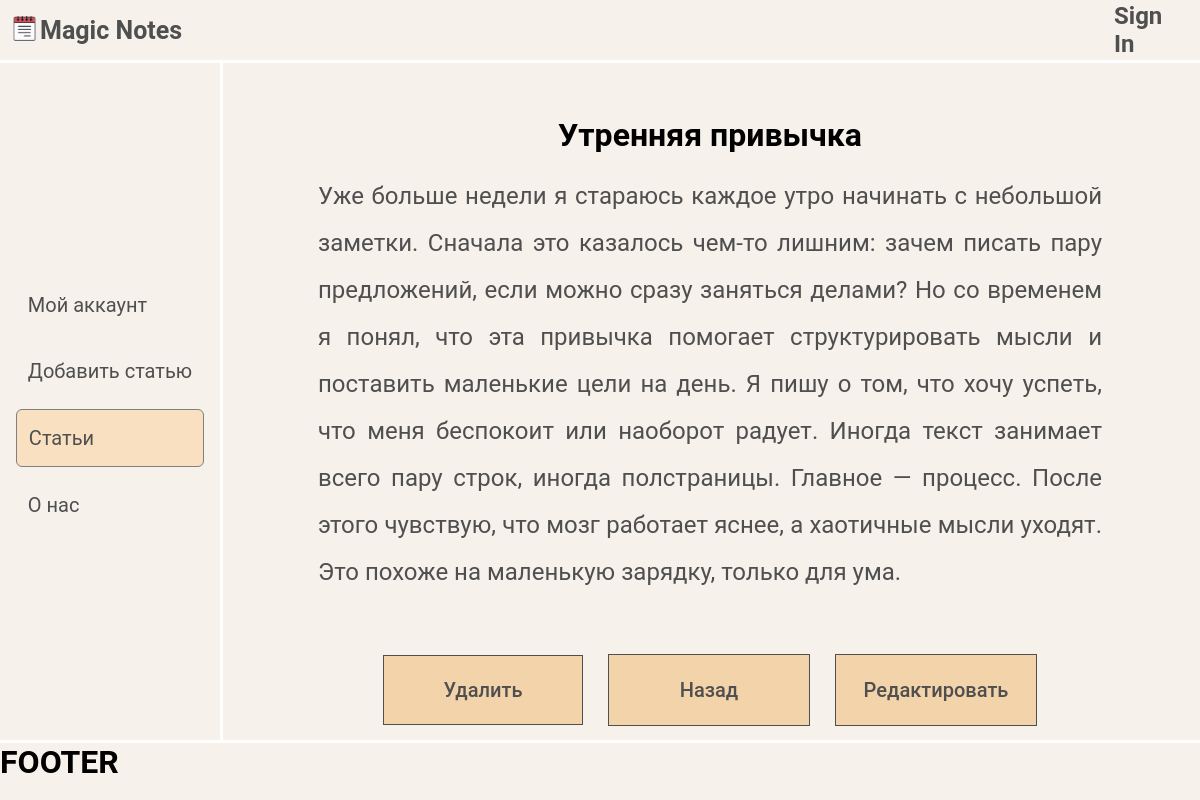
The page /notes/11/ on the database its author committed.
### Main/models.py (models this page shows, shortened)
class Notes(models.Model):
    title = models.CharField('Заголовок', max_length=50)
    anons = models.CharField('Анонс', max_length=100)
    text = models.TextField('Текст', max_length=2000)
    date = models.DateField('Дата')
    owner = models.ForeignKey(User, on_delete=models.CASCADE, null=True)
    class Meta:
        verbose_name = 'Заметка'
        verbose_name_plural = 'Заметки'

### Main/views.py (the view, shortened to what this page needs)
# urls.py: path('notes/<int:number>/', views.note),
def note(request, number):
    note = get_object_or_404(Notes, id=number)
    data = {'note' : note,
            'id': number}
    return render(request, f'Main/page.html', data)

### Main/templates/Main/page.html (shortened to what this page needs)
{% extends 'Main/layout.html' %}
{% load static %}
{% block content %}
    <div class="note_container">
        <div class="text_block">
            <h1 style="text-align: center; margin-bottom: 2%;">{{ note.title }}</h1>
            <span>{{ note.text }}</span>
        </div>
        <div class="button_block">
            <form method="post" class="button_form">
                <button class="crud_button" type="submit" name="delete">Удалить</button>
                <a href="{% url 'home'%}" class="crud_button">Назад</a>
                <a href="{% url 'edit' note.id %}" class="crud_button">Редактировать</a>
            </form>
        </div>
    </div>
{% endblock %}
{% block footer %}
    <footer>
        <h1 id="pc">FOOTER</h1>
    </footer>
{% endblock %}

### Main/static/Main/css/style.css (style rules this page uses)
* { font-family: 'Roboto'; margin: 0; padding: 0; }
h1,h2,h3,h4,h5,h6 { margin: 0; padding: 0; color: #626262; }
h1,h2,h3,h4,h5,h6,a:hover { color: black; }
p, a, span { color: #4f4f4f }
html, body { height: 100vh; overflow: hidden; }
#pc { display: block; }
body { background-color: rgb(246, 241, 235); }
.main_page > * { width: 100%; height: 100%; }
footer { grid-column: 1/3; grid-row: 3; z-index: 10; border-top: white solid 3px; }
a { text-decoration: none; }
.note_container { overflow-y: scroll; max-width: 100%; grid-column: 2; grid-row: 2; display: grid; grid-template-columns: 1fr; grid-template-rows: 1fr 100px; justify-items: center; align-items: center; }
.crud_button { background: rgb(243, 211, 169); display: flex; width: 200px; height: 70px; font-size: 20px; text-align: center; justify-content: center; align-items: center; cursor: pointer; color: #4f4f4f; font-weight: 500; border: #4f4f4f 1px solid; }
.button_block { margin: 3% 0 3% 0; display: flex; flex-direction: row; width: 80%; justify-content: space-between; gap: 20px; grid-column: 1; grid-row: 2; }
.button_form { display: flex; justify-content: center; align-items: center; width: 100%; gap: 25px; }
.text_block { grid-column: 1; grid-row: 1; overflow-wrap: break-word; white-space: normal; display: block; text-align: justify; padding: 1% 10% 0 10%; line-height: 45px; }
.text_block span { font-size: 24px; }

### rows shown on the page
Notes: title "Утренняя привычка", text "Уже больше недели я стараюсь каждое утро начинать с небольшой заметки. Сначала это казалось чем-то лишним: зачем писать пару предложений, если можно сразу заняться делами? Но со временем я понял, что эта привычка помогает структурировать мысли и поставить маленькие цели на день. Я пишу о том, что хочу успеть, что меня беспокоит или наоборот радует. Иногда текст занимает всего пару строк, иногда полстраницы. Главное — процесс. После этого чувствую, что мозг работает яснее, а хаотичные мысли уходят. Это похоже на маленькую зарядку, только для ума."
